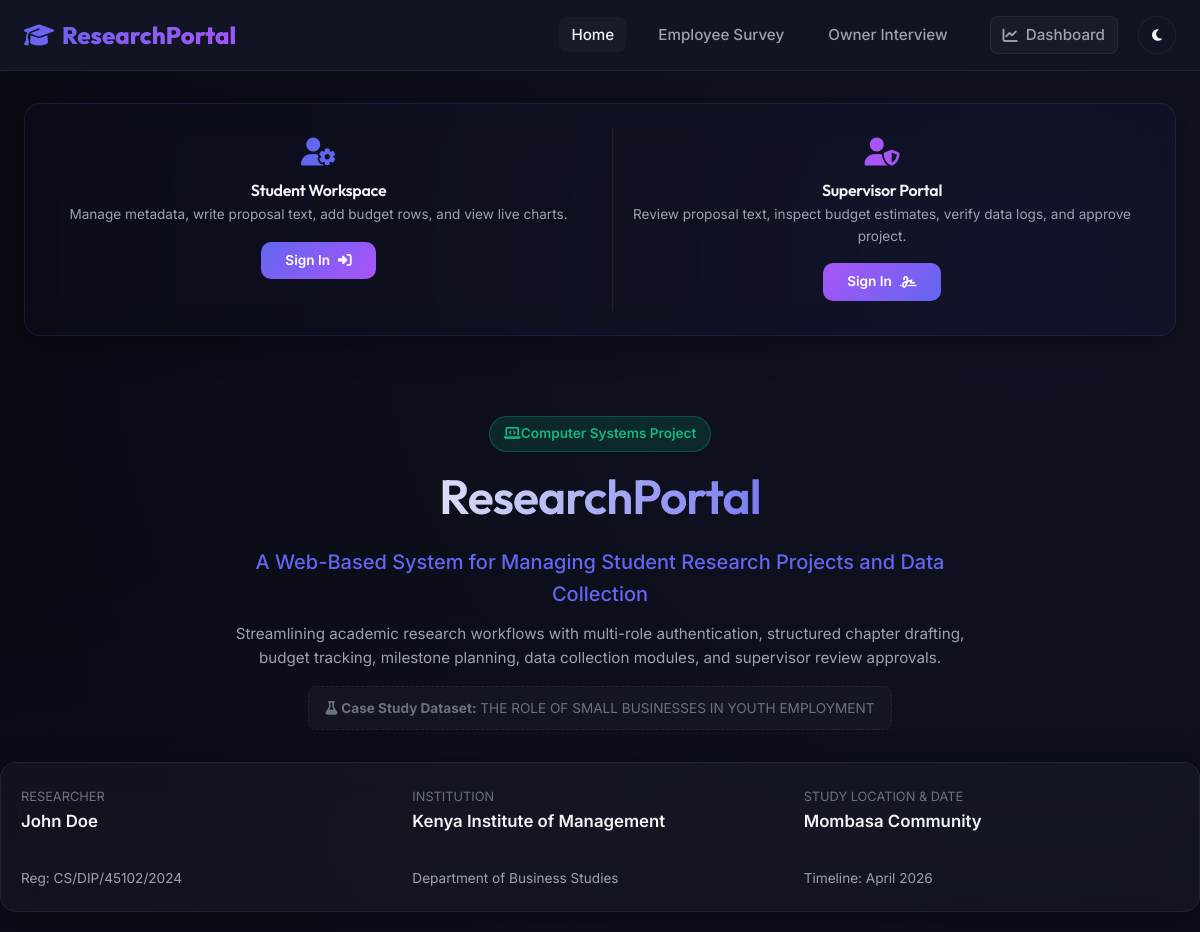
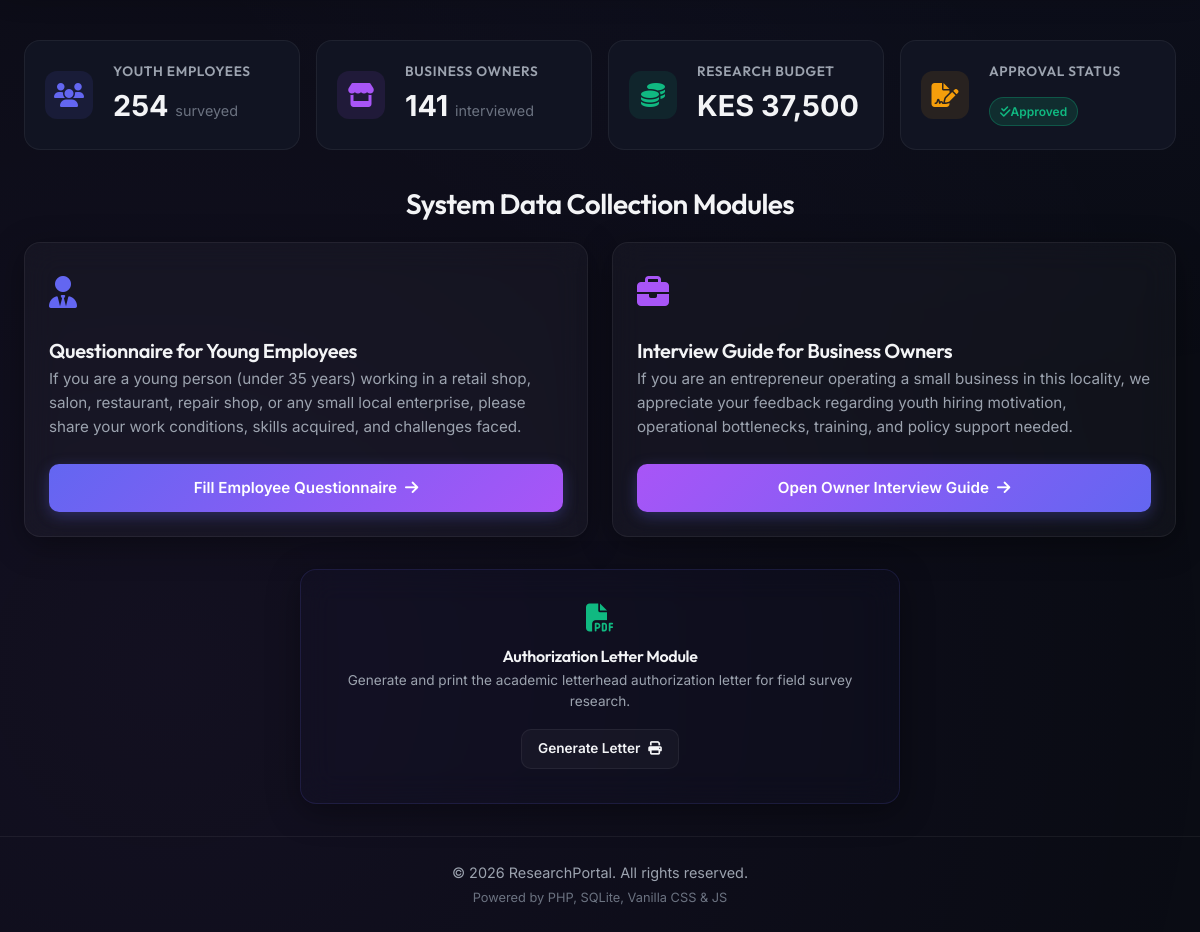
The page / on the database its author committed (2 pictures, top to bottom).
### tables this page shows
CREATE TABLE project_metadata (
        id              INTEGER PRIMARY KEY AUTOINCREMENT,
        user_id         INTEGER NOT NULL UNIQUE,
        title           TEXT    NOT NULL,
        student_name    TEXT    NOT NULL,
        reg_number      TEXT    NOT NULL,
        institution     TEXT    NOT NULL,
        department      TEXT    NOT NULL,
        degree_type     TEXT    NOT NULL,
        town_community  TEXT    NOT NULL,
        submission_date TEXT    NOT NULL
    );

### index.php (the view, shortened to what this page needs)
<?php
require_once __DIR__ . '/database.php';
$meta_stmt = $pdo->query("SELECT * FROM project_metadata WHERE id = 1");
$metadata = $meta_stmt->fetch();
$cnt_emp = $pdo->query("SELECT COUNT(*) FROM employee_surveys")->fetchColumn();
$cnt_own = $pdo->query("SELECT COUNT(*) FROM owner_interviews")->fetchColumn();
$total_budget = $pdo->query("SELECT SUM(cost) FROM budget_items")->fetchColumn() ?? 0;
$app_status = $pdo->query("SELECT status FROM supervisor_approval WHERE id = 1")->fetchColumn();
?>
<!DOCTYPE html>
<html lang="en">
<head>
    <link rel="stylesheet" href="style.css">
    <link rel="stylesheet" href="https://cdnjs.cloudflare.com/ajax/libs/font-awesome/6.4.0/css/all.min.css">
</head>
<body>
    <nav class="navbar">
        <div class="container nav-container">
            <a href="index.php" class="navbar-brand">
                <i class="fa-solid fa-graduation-cap"></i> ResearchPortal
            </a>
            <ul class="nav-links">
                <li class="nav-item active"><a href="index.php">Home</a></li>
                <li class="nav-item"><a href="survey_employee.php">Employee Survey</a></li>
                <li class="nav-item"><a href="survey_owner.php">Owner Interview</a></li>
                <li class="nav-item"><a href="dashboard.php" class="btn btn-secondary no-print" style="padding: 6px 12px; margin-left: 10px;">
                    <i class="fa-solid fa-chart-line"></i> Dashboard
                </a></li>
                <li>
                    <button class="theme-toggle-btn" id="theme-toggle" title="Toggle Theme">
                        <i class="fa-solid fa-moon" id="theme-icon"></i>
                    </button>
                </li>
            </ul>
        </div>
    </nav>
    <section class="container mt-8">
        <div class="glass-card" style="background: rgba(var(--accent-primary-rgb), 0.02); border-color: rgba(99, 102, 241, 0.15);">
            <div class="portal-grid-2" style="text-align: center;">
                <div class="portal-col-left">
                    <i class="fa-solid fa-user-gear" style="font-size: 1.75rem; color: var(--accent-primary); margin-bottom: 12px;"></i>
                    <h4 class="mb-2">Student Workspace</h4>
                    <p style="font-size: 0.85rem; color: var(--text-secondary); margin-bottom: 16px;">Manage metadata, write proposal text, add budget rows, and view live charts.</p>
                    <div style="display: flex; justify-content: center;">
                        <a href="login.php" class="btn btn-primary" style="font-size: 0.85rem; padding: 8px 24px; box-shadow: none;">
                            Sign In <i class="fa-solid fa-sign-in-alt"></i>
                        </a>
                    </div>
                </div>
                <div class="portal-col-right">
                    <i class="fa-solid fa-user-shield" style="font-size: 1.75rem; color: var(--accent-secondary); margin-bottom: 12px;"></i>
                    <h4 class="mb-2">Supervisor Portal</h4>
                    <p style="font-size: 0.85rem; color: var(--text-secondary); margin-bottom: 16px;">Review proposal text, inspect budget estimates, verify data logs, and approve project.</p>
                    <div style="display: flex; justify-content: center;">
                        <a href="login.php" class="btn btn-primary" style="font-size: 0.85rem; padding: 8px 24px; background: linear-gradient(135deg, var(--accent-secondary), var(--accent-primary)); box-shadow: none;">
                            Sign In <i class="fa-solid fa-signature"></i>
                        </a>
                    </div>
                </div>
            </div>
        </div>
    </section>
    <header class="hero container">
        <span class="badge badge-success mb-4" style="font-size: 0.85rem; padding: 6px 14px;">
            <i class="fa-solid fa-laptop-code"></i> Computer Systems Project
        </span>
        <h1>ResearchPortal</h1>
        <p style="font-size: 1.25rem; font-weight: 500; color: var(--accent-primary); margin-bottom: 12px;">
            A Web-Based System for Managing Student Research Projects and Data Collection
        </p>
        <p style="font-size: 0.95rem; max-width: 780px; margin: 0 auto 16px auto;">
            Streamlining academic research workflows with multi-role authentication, structured chapter drafting, budget tracking, milestone planning, data collection modules, and supervisor review approvals.
        </p>
        <div style="display: inline-block; background: rgba(255,255,255,0.03); border: 1px dashed var(--border-glass); padding: 8px 16px; border-radius: 8px;">
            <span style="font-size: 0.85rem; color: var(--text-muted);"><i class="fa-solid fa-flask"></i> <strong>Case Study Dataset:</strong> <?php echo htmlspecialchars($metadata['title'] ?? 'THE ROLE OF SMALL BUSINESSES IN YOUTH EMPLOYMENT'); ?></span>
        </div>
        <div class="glass-card grid-3 mt-8" style="text-align: left; padding: 20px; gap: 16px;">
            <div>
                <span style="color: var(--text-muted); font-size: 0.8rem; text-transform: uppercase;">Researcher</span>
                <p style="font-weight: 600; font-size: 1.05rem; color: var(--text-primary);">
                    <?php echo htmlspecialchars($metadata['student_name']); ?>
                </p>
                <span style="font-size: 0.85rem; color: var(--text-secondary);">Reg: <?php echo htmlspecialchars($metadata['reg_number']); ?></span>
            </div>
            <div>
                <span style="color: var(--text-muted); font-size: 0.8rem; text-transform: uppercase;">Institution</span>
                <p style="font-weight: 600; font-size: 1.05rem; color: var(--text-primary);">
                    <?php echo htmlspecialchars($metadata['institution']); ?>
                </p>
                <span style="font-size: 0.85rem; color: var(--text-secondary);"><?php echo htmlspecialchars($metadata['department']); ?></span>
            </div>
            <div>
                <span style="color: var(--text-muted); font-size: 0.8rem; text-transform: uppercase;">Study Location & Date</span>
                <p style="font-weight: 600; font-size: 1.05rem; color: var(--text-primary);">
                    <?php echo htmlspecialchars($metadata['town_community']); ?>
                </p>
                <span style="font-size: 0.85rem; color: var(--text-secondary);">Timeline: <?php echo htmlspecialchars($metadata['submission_date']); ?></span>
            </div>
        </div>
    </header>
    <section class="container mb-8">
        <div class="grid-4">
            <div class="metric-card">
                <div class="metric-icon" style="background: rgba(99, 102, 241, 0.1); color: var(--accent-primary);">
                    <i class="fa-solid fa-users"></i>
                </div>
                <div class="metric-info">
                    <h3>Youth Employees</h3>
                    <p><?php echo $cnt_emp; ?> <span style="font-size: 0.9rem; color: var(--text-muted); font-weight: normal;">surveyed</span></p>
                </div>
            </div>
            <div class="metric-card">
                <div class="metric-icon" style="background: rgba(168, 85, 247, 0.1); color: var(--accent-secondary);">
                    <i class="fa-solid fa-store"></i>
                </div>
                <div class="metric-info">
                    <h3>Business Owners</h3>
                    <p><?php echo $cnt_own; ?> <span style="font-size: 0.9rem; color: var(--text-muted); font-weight: normal;">interviewed</span></p>
                </div>
            </div>
            <div class="metric-card">
                <div class="metric-icon" style="background: rgba(16, 185, 129, 0.1); color: var(--accent-success);">
                    <i class="fa-solid fa-coins"></i>
                </div>
                <div class="metric-info">
                    <h3>Research Budget</h3>
                    <p>KES <?php echo number_format($total_budget); ?></p>
                </div>
            </div>
            <div class="metric-card">
                <div class="metric-icon" style="background: rgba(245, 158, 11, 0.1); color: var(--accent-warning);">
                    <i class="fa-solid fa-file-signature"></i>
                </div>
                <div class="metric-info">
                    <h3>Approval Status</h3>
                    <p>
                        <?php if ($app_status === 'Approved'): ?>
                            <span class="badge badge-success"><i class="fa-solid fa-check-double"></i> Approved</span>
                        <?php else: ?>
                            <span class="badge badge-warning"><i class="fa-solid fa-clock"></i> Pending</span>
                        <?php endif; ?>
                    </p>
                </div>
            </div>
        </div>
    </section>
    <main class="container mb-8">
        <h2 class="mb-4" style="text-align: center; font-size: 1.75rem;">System Data Collection Modules</h2>
        <div class="grid-2">
            <div class="glass-card" style="display: flex; flex-direction: column; justify-content: space-between;">
                <div>
                    <div style="font-size: 2rem; color: var(--accent-primary); margin-bottom: 16px;">
                        <i class="fa-solid fa-user-tie"></i>
                    </div>
                    <h3 class="mb-2" style="font-size: 1.25rem;">Questionnaire for Young Employees</h3>
                    <p style="color: var(--text-secondary); font-size: 0.95rem; margin-bottom: 24px;">
                        If you are a young person (under 35 years) working in a retail shop, salon, restaurant, repair shop, or any small local enterprise, please share your work conditions, skills acquired, and challenges faced.
                    </p>
                </div>
                <a href="survey_employee.php" class="btn btn-primary" style="width: 100%;">
                    Fill Employee Questionnaire <i class="fa-solid fa-arrow-right"></i>
                </a>
            </div>
            <div class="glass-card" style="display: flex; flex-direction: column; justify-content: space-between;">
                <div>
                    <div style="font-size: 2rem; color: var(--accent-secondary); margin-bottom: 16px;">
                        <i class="fa-solid fa-briefcase"></i>
                    </div>
                    <h3 class="mb-2" style="font-size: 1.25rem;">Interview Guide for Business Owners</h3>
                    <p style="color: var(--text-secondary); font-size: 0.95rem; margin-bottom: 24px;">
                        If you are an entrepreneur operating a small business in this locality, we appreciate your feedback regarding youth hiring motivation, operational bottlenecks, training, and policy support needed.
                    </p>
                </div>
                <a href="survey_owner.php" class="btn btn-primary" style="width: 100%; background: linear-gradient(135deg, var(--accent-secondary), var(--accent-primary));">
                    Open Owner Interview Guide <i class="fa-solid fa-arrow-right"></i>
                </a>
            </div>
        </div>
        <div class="glass-card mt-8" style="background: rgba(var(--accent-primary-rgb), 0.02); border-color: rgba(99, 102, 241, 0.15); max-width: 600px; margin-left: auto; margin-right: auto;">
            <div style="text-align: center; padding: 10px;">
                <i class="fa-solid fa-file-pdf" style="font-size: 1.75rem; color: var(--accent-success); margin-bottom: 12px;"></i>
                <h4 class="mb-2">Authorization Letter Module</h4>
                <p style="font-size: 0.85rem; color: var(--text-secondary); margin-bottom: 16px;">Generate and print the academic letterhead authorization letter for field survey research.</p>
                <a href="generate_letter.php" target="_blank" class="btn btn-secondary" style="font-size: 0.85rem; padding: 8px 16px;">
                    Generate Letter <i class="fa-solid fa-print"></i>
                </a>
            </div>
        </div>
    </main>
    <footer style="border-top: 1px solid var(--border-glass); padding: 24px 0; text-align: center; font-size: 0.9rem; color: var(--text-secondary);">
        <div class="container">
            <p>&copy; 2026 ResearchPortal. All rights reserved.</p>
            <p style="font-size: 0.8rem; color: var(--text-muted); margin-top: 4px;">Powered by PHP, SQLite, Vanilla CSS & JS</p>
        </div>
    </footer>
</body>
</html>

### rows shown on the page
project_metadata: title "THE ROLE OF SMALL BUSINESSES IN YOUTH EMPLOYMENT", student_name "John Doe", reg_number "CS/DIP/45102/2024", institution "Kenya Institute of Management", department "Department of Business Studies", town_community "Mombasa Community", submission_date "April 2026"

### other values the page prints
$cnt_emp "254"
$cnt_own "141"
$total_budget "37,500"
